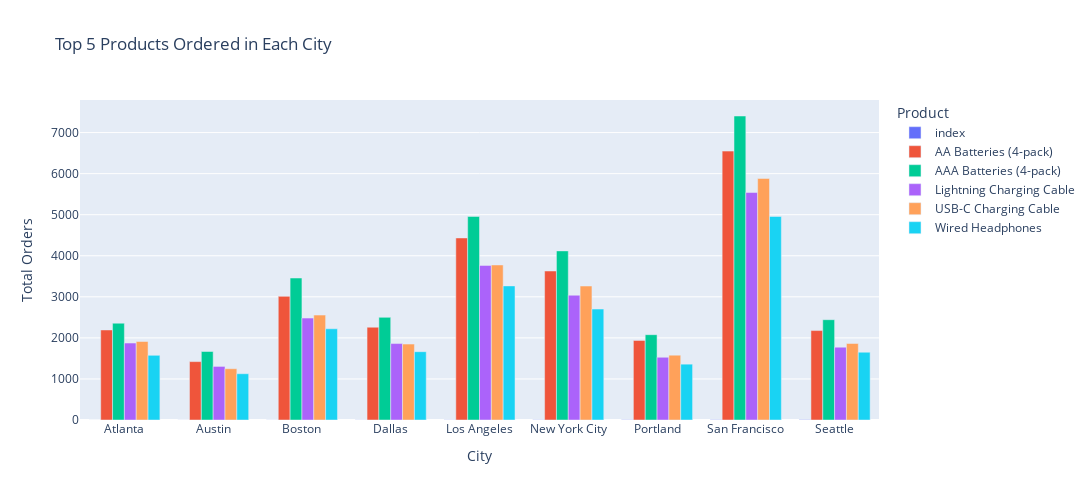

Notebook source saved alongside this figure:
### Code cell
# Convert pivot table to long format
pivot_orders_long = pivot_orders.reset_index().melt(id_vars='city', var_name='Product', value_name='Orders Count')
# Create bar chart
px.bar(pivot_orders_long,x="city",y="Orders Count",color="Product",barmode="group",
    title="Top 5 Products Ordered in Each City",
    labels={"city": "City", "Orders Count": "Total Orders"},width=1100,height=500)

### Figure 1 — Plotly figure (JSON) as saved in the notebook; plotly's stock layout.template omitted (floating-point values rounded to 4 significant figures)
{"data": [{"alignmentgroup": "True", "hovertemplate": "Product=index<br>City=%{x}<br>Total Orders=%{y}<extra></extra>", "legendgroup": "index", "marker": {"color": "#636efa", "pattern": {"shape": ""}}, "name": "index", "offsetgroup": "index", "orientation": "v", "showlegend": true, "textposition": "auto", "type": "bar", "x": ["Atlanta", "Austin", "Boston", "Dallas", "Los Angeles", "New York City", "Portland", "San Francisco", "Seattle"], "xaxis": "x", "y": [0, 1, 2, 3, 4, 5, 6, 7, 8], "yaxis": "y"}, {"alignmentgroup": "True", "hovertemplate": "Product=AA Batteries (4-pack)<br>City=%{x}<br>Total Orders=%{y}<extra></extra>", "legendgroup": "AA Batteries (4-pack)", "marker": {"color": "#EF553B", "pattern": {"shape": ""}}, "name": "AA Batteries (4-pack)", "offsetgroup": "AA Batteries (4-pack)", "orientation": "v", "showlegend": true, "textposition": "auto", "type": "bar", "x": ["Atlanta", "Austin", "Boston", "Dallas", "Los Angeles", "New York City", "Portland", "San Francisco", "Seattle"], "xaxis": "x", "y": [2193, 1422, 3011, 2260, 4434, 3629, 1939, 6549, 2178], "yaxis": "y"}, {"alignmentgroup": "True", "hovertemplate": "Product=AAA Batteries (4-pack)<br>City=%{x}<br>Total Orders=%{y}<extra></extra>", "legendgroup": "AAA Batteries (4-pack)", "marker": {"color": "#00cc96", "pattern": {"shape": ""}}, "name": "AAA Batteries (4-pack)", "offsetgroup": "AAA Batteries (4-pack)", "orientation": "v", "showlegend": true, "textposition": "auto", "type": "bar", "x": ["Atlanta", "Austin", "Boston", "Dallas", "Los Angeles", "New York City", "Portland", "San Francisco", "Seattle"], "xaxis": "x", "y": [2358, 1668, 3458, 2500, 4958, 4119, 2078, 7404, 2443], "yaxis": "y"}, {"alignmentgroup": "True", "hovertemplate": "Product=Lightning Charging Cable<br>City=%{x}<br>Total Orders=%{y}<extra></extra>", "legendgroup": "Lightning Charging Cable", "marker": {"color": "#ab63fa", "pattern": {"shape": ""}}, "name": "Lightning Charging Cable", "offsetgroup": "Lightning Charging Cable", "orientation": "v", "showlegend": true, "textposition": "auto", "type": "bar", "x": ["Atlanta", "Austin", "Boston", "Dallas", "Los Angeles", "New York City", "Portland", "San Francisco", "Seattle"], "xaxis": "x", "y": [1874, 1305, 2482, 1862, 3765, 3039, 1528, 5540, 1774], "yaxis": "y"}, {"alignmentgroup": "True", "hovertemplate": "Product=USB-C Charging Cable<br>City=%{x}<br>Total Orders=%{y}<extra></extra>", "legendgroup": "USB-C Charging Cable", "marker": {"color": "#FFA15A", "pattern": {"shape": ""}}, "name": "USB-C Charging Cable", "offsetgroup": "USB-C Charging Cable", "orientation": "v", "showlegend": true, "textposition": "auto", "type": "bar", "x": ["Atlanta", "Austin", "Boston", "Dallas", "Los Angeles", "New York City", "Portland", "San Francisco", "Seattle"], "xaxis": "x", "y": [1912, 1249, 2555, 1849, 3776, 3263, 1580, 5883, 1864], "yaxis": "y"}, {"alignmentgroup": "True", "hovertemplate": "Product=Wired Headphones<br>City=%{x}<br>Total Orders=%{y}<extra></extra>", "legendgroup": "Wired Headphones", "marker": {"color": "#19d3f3", "pattern": {"shape": ""}}, "name": "Wired Headphones", "offsetgroup": "Wired Headphones", "orientation": "v", "showlegend": true, "textposition": "auto", "type": "bar", "x": ["Atlanta", "Austin", "Boston", "Dallas", "Los Angeles", "New York City", "Portland", "San Francisco", "Seattle"], "xaxis": "x", "y": [1576, 1127, 2222, 1664, 3266, 2702, 1360, 4956, 1651], "yaxis": "y"}], "layout": {"barmode": "group", "height": 500, "legend": {"title": {"text": "Product"}, "tracegroupgap": 0}, "title": {"text": "Top 5 Products Ordered in Each City"}, "width": 1100, "xaxis": {"anchor": "y", "autorange": true, "domain": [0, 1], "range": [-0.5, 8.5], "title": {"text": "City"}, "type": "category"}, "yaxis": {"anchor": "x", "autorange": true, "domain": [0, 1], "range": [0, 7794.0], "title": {"text": "Total Orders"}, "type": "linear"}}}
